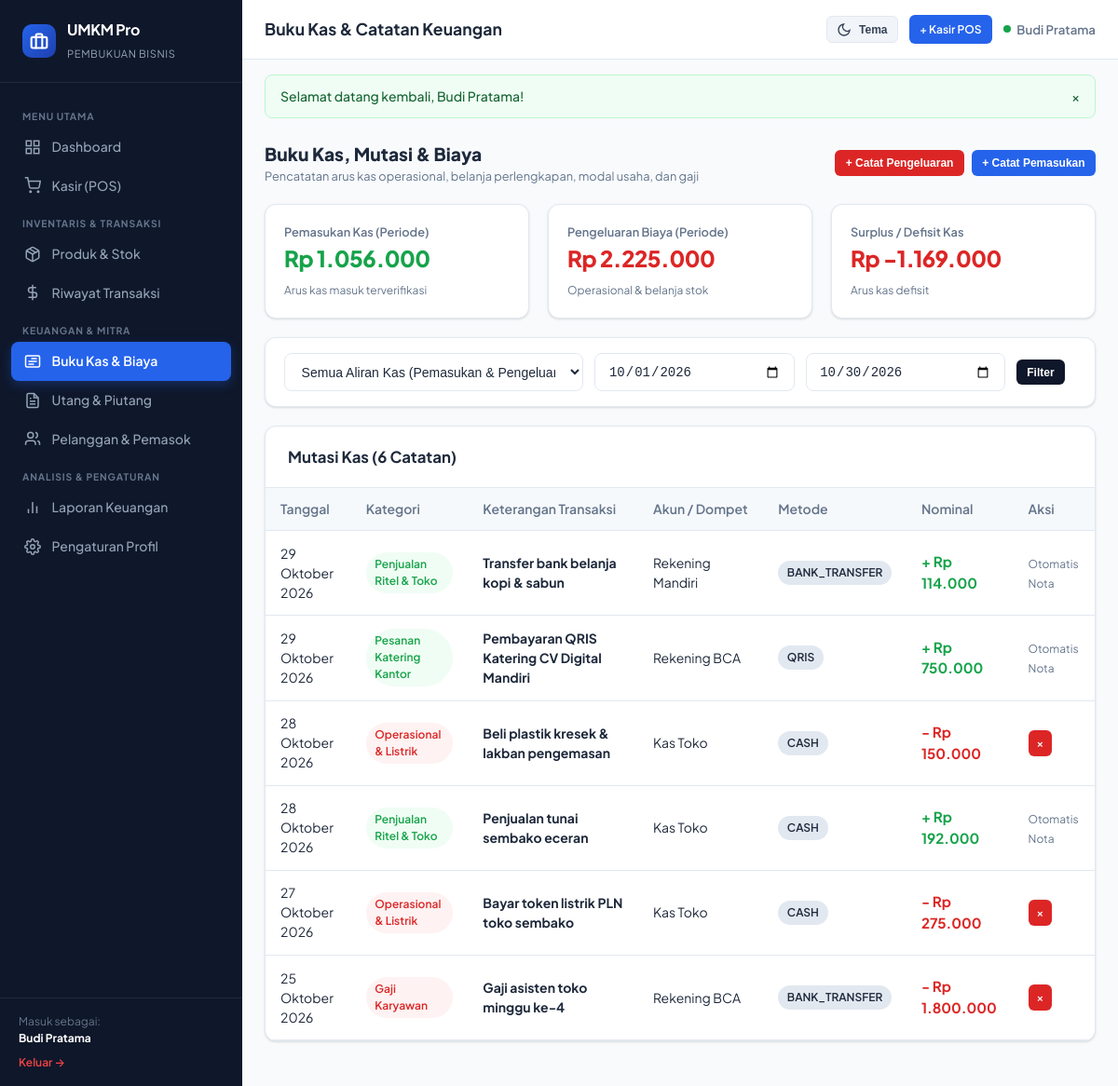
The app's page /pages/finances.php (signed in) with its own data.
### tables this page shows
CREATE TABLE financial_records (
    id INT AUTO_INCREMENT PRIMARY KEY,
    user_id INT NOT NULL,
    category_id INT NULL,
    transaction_id INT NULL,
    type ENUM('income', 'expense') NOT NULL,
    amount DECIMAL(15,2) NOT NULL,
    date DATE NOT NULL,
    payment_method ENUM('cash', 'bank_transfer', 'qris', 'tempo', 'other') DEFAULT 'cash',
    account_name VARCHAR(100) DEFAULT 'Kas Utama',
    description VARCHAR(255) NOT NULL,
    notes TEXT NULL,
    is_operational TINYINT(1) DEFAULT 1,
    created_at TIMESTAMP DEFAULT CURRENT_TIMESTAMP,
    updated_at TIMESTAMP DEFAULT CURRENT_TIMESTAMP ON UPDATE CURRENT_TIMESTAMP,
    FOREIGN KEY (user_id) REFERENCES users(id) ON DELETE CASCADE,
    FOREIGN KEY (category_id) REFERENCES categories(id) ON DELETE SET NULL,
    FOREIGN KEY (transaction_id) REFERENCES transactions(id) ON DELETE SET NULL,
    INDEX idx_fin_user_date (user_id, date),
    INDEX idx_fin_type (type)
);

CREATE TABLE categories (
    id INT AUTO_INCREMENT PRIMARY KEY,
    user_id INT NOT NULL,
    name VARCHAR(100) NOT NULL,
    type ENUM('product', 'income', 'expense') NOT NULL,
    color VARCHAR(20) DEFAULT '#2563eb',
    icon VARCHAR(50) DEFAULT 'tag',
    is_default TINYINT(1) DEFAULT 0,
    created_at TIMESTAMP DEFAULT CURRENT_TIMESTAMP,
    updated_at TIMESTAMP DEFAULT CURRENT_TIMESTAMP ON UPDATE CURRENT_TIMESTAMP,
    FOREIGN KEY (user_id) REFERENCES users(id) ON DELETE CASCADE,
    INDEX idx_cat_user_type (user_id, type)
);

### helpers/functions.php (called while the page is built, shortened)
<?php
function formatRupiah(float|int|string|null $amount, bool $withSymbol = true): string {
    $num = (float)($amount ?? 0);
    $formatted = number_format($num, 0, ',', '.');
    return $withSymbol ? 'Rp ' . $formatted : $formatted;
}
function formatDateIndo(string $date, bool $withDay = false): string {
    $timestamp = strtotime($date);
    $months = [
        1 => 'Januari', 'Februari', 'Maret', 'April', 'Mei', 'Juni',
        'Juli', 'Agustus', 'September', 'Oktober', 'November', 'Desember'
    ];
    $d = date('j', $timestamp);
    $m = $months[(int)date('n', $timestamp)];
    $y = date('Y', $timestamp);
    return "$d $m $y";
}

### pages/finances.php (the view, shortened to what this page needs)
<?php
require_once __DIR__ . '/../helpers/functions.php';
$pdo = Database::getConnection();
$user = currentUser();
$userId = $user['id'];
$startDate = $_GET['start_date'] ?? date('Y-m-01');
$endDate = $_GET['end_date'] ?? date('Y-m-d');
$query = "SELECT f.*, c.name as category_name FROM financial_records f LEFT JOIN categories c ON f.category_id = c.id WHERE f.user_id = ? AND f.date BETWEEN ? AND ?";
$params = [$userId, $startDate, $endDate];
$query .= " ORDER BY f.date DESC, f.id DESC";
$stmt = $pdo->prepare($query);
$stmt->execute($params);
$records = $stmt->fetchAll();
$totalInc = 0;
$totalExp = 0;
foreach ($records as $r) {
    if ($r['type'] === 'income') {
        $totalInc += (float)$r['amount'];
    } else {
        $totalExp += (float)$r['amount'];
    }
}
$diff = $totalInc - $totalExp;
require_once __DIR__ . '/../includes/header.php';
require_once __DIR__ . '/../includes/sidebar.php';
require_once __DIR__ . '/../includes/navbar.php';
?>
<div style="display: flex; justify-content: space-between; align-items: center; margin-bottom: 1.25rem; flex-wrap: wrap; gap: 0.75rem;">
    <div>
        <h2 style="font-size: 1.2rem; font-weight: 800; margin: 0;">Buku Kas, Mutasi & Biaya</h2>
        <p style="font-size: 0.8rem; color: var(--text-muted); margin: 0;">Pencatatan arus kas operasional, belanja perlengkapan, modal usaha, dan gaji</p>
    </div>
    <div style="display: flex; gap: 0.5rem;">
        <button onclick="openFinanceModal('expense')" class="btn btn-sm btn-danger">+ Catat Pengeluaran</button>
        <button onclick="openFinanceModal('income')" class="btn btn-sm btn-primary">+ Catat Pemasukan</button>
    </div>
</div>
<div class="stat-grid" style="margin-bottom: 1.25rem;">
    <div class="stat-card">
        <span class="stat-title">Pemasukan Kas (Periode)</span>
        <div class="stat-value" style="color: #16a34a;"><?= formatRupiah($totalInc) ?></div>
        <div class="stat-meta">Arus kas masuk terverifikasi</div>
    </div>
    <div class="stat-card">
        <span class="stat-title">Pengeluaran Biaya (Periode)</span>
        <div class="stat-value" style="color: #dc2626;"><?= formatRupiah($totalExp) ?></div>
        <div class="stat-meta">Operasional & belanja stok</div>
    </div>
    <div class="stat-card">
        <span class="stat-title">Surplus / Defisit Kas</span>
        <div class="stat-value" style="color: <?= $diff >= 0 ? '#1e3a8a' : '#dc2626' ?>;"><?= formatRupiah($diff) ?></div>
        <div class="stat-meta"><?= $diff >= 0 ? 'Arus kas surplus' : 'Arus kas defisit' ?></div>
    </div>
</div>
<div class="card" style="margin-bottom: 1.25rem;">
    <div class="card-body" style="padding: 1rem 1.25rem;">
        <form method="GET" action="finances.php" style="display: grid; grid-template-columns: 1.5fr 1fr 1fr auto auto; gap: 0.75rem; align-items: center;">
            <select name="type" class="form-select">
                <option value="">Semua Aliran Kas (Pemasukan & Pengeluaran)</option>
            </select>
            <input type="date" name="start_date" value="<?= htmlspecialchars($startDate) ?>" class="form-control" title="Dari Tanggal">
            <input type="date" name="end_date" value="<?= htmlspecialchars($endDate) ?>" class="form-control" title="Sampai Tanggal">
            <button type="submit" class="btn btn-navy btn-sm">Filter</button>
        </form>
    </div>
</div>
<div class="card">
    <div class="card-header">
        <h3 class="card-title">Mutasi Kas (<?= count($records) ?> Catatan)</h3>
    </div>
    <div class="card-body" style="padding: 0;">
        <div class="table-responsive">
            <table class="table">
                <thead>
                    <tr>
                        <th>Tanggal</th>
                        <th>Kategori</th>
                        <th>Keterangan Transaksi</th>
                        <th>Akun / Dompet</th>
                        <th>Metode</th>
                        <th>Nominal</th>
                        <th>Aksi</th>
                    </tr>
                </thead>
                <tbody>
                    <?php if (empty($records)): ?>
                        <tr><td colspan="7" style="text-align: center; padding: 2rem; color: var(--text-muted);">Belum ada catatan keuangan untuk filter ini.</td></tr>
                    <?php else: ?>
                        <?php foreach ($records as $r):
                            $isInc = $r['type'] === 'income';
                        ?>
                        <tr>
                            <td><?= formatDateIndo($r['date']) ?></td>
                            <td><span class="badge <?= $isInc ? 'badge-success' : 'badge-danger' ?>"><?= htmlspecialchars($r['category_name'] ?? ($isInc ? 'Pemasukan' : 'Pengeluaran')) ?></span></td>
                            <td>
                                <strong><?= htmlspecialchars($r['description']) ?></strong>
                            </td>
                            <td><?= htmlspecialchars($r['account_name'] ?? 'Kas Toko') ?></td>
                            <td><span class="badge badge-navy"><?= strtoupper($r['payment_method']) ?></span></td>
                            <td>
                                <strong style="color: <?= $isInc ? '#16a34a' : '#dc2626' ?>; font-size: 0.95rem;">
                                    <?= $isInc ? '+' : '-' ?> <?= formatRupiah($r['amount']) ?>
                                </strong>
                            </td>
                            <td>
                                <?php if (empty($r['transaction_id'])): ?>
                                    <a href="../actions/finance_action.php?action=delete&id=<?= $r['id'] ?>" onclick="return confirmDelete('Hapus catatan <?= htmlspecialchars(addslashes($r['description'])) ?>?')" class="btn btn-sm btn-danger" style="padding: 0.25rem 0.5rem;" title="Hapus">
                                        &times;
                                    </a>
                                <?php else: ?>
                                    <span style="font-size: 0.75rem; color: var(--text-muted);">Otomatis Nota</span>
                                <?php endif; ?>
                            </td>
                        </tr>
                        <?php endforeach; ?>
                    <?php endif; ?>
                </tbody>
            </table>
        </div>
    </div>
</div>
<?php require_once __DIR__ . '/../includes/footer.php'; ?>

### assets/css/style.css (style rules this page uses)
:root { --primary-navy: #0f172a; --secondary-navy: #1e293b; --accent-blue: #2563eb; --accent-hover: #1d4ed8; --accent-light: #eff6ff; --success: #16a34a; --success-light: #f0fdf4; --danger: #dc2626; --danger-light: #fef2f2; --warning: #f59e0b; --warning-light: #fffbeb; --info: #0284c7; --info-light: #f0f9ff; --bg-body: #f8fafc; --bg-card: #ffffff; --bg-sidebar: #0f172a; --text-main: #1e293b; --text-muted: #64748b; --text-light: #94a3b8; --border: #e2e8f0; --shadow: 0 1px 3px 0 rgb(0 0 0 / 0.1), 0 1px 2px -1px rgb(0 0 0 / 0.1); --shadow-md: 0 4px 6px -1px rgb(0 0 0 / 0.1), 0 2px 4px -2px rgb(0 0 0 / 0.1); --radius: 12px; }
* { margin: 0; padding: 0; box-sizing: border-box; }
body { font-family: 'Plus Jakarta Sans', system-ui, -apple-system, sans-serif; background-color: var(--bg-body); color: var(--text-main); line-height: 1.5; -webkit-font-smoothing: antialiased; }
.stat-grid { display: grid; grid-template-columns: repeat(auto-fit, minmax(220px, 1fr)); gap: 1.25rem; margin-bottom: 1.5rem; }
.stat-card { background-color: var(--bg-card); border: 1px solid var(--border); border-radius: var(--radius); padding: 1.25rem; box-shadow: var(--shadow); display: flex; flex-direction: column; justify-content: space-between; }
.stat-title { font-size: 0.8rem; font-weight: 600; color: var(--text-muted); }
.stat-value { font-size: 1.5rem; font-weight: 800; letter-spacing: -0.02em; color: var(--text-main); }
.stat-meta { font-size: 0.75rem; color: var(--text-muted); margin-top: 0.5rem; display: flex; align-items: center; gap: 0.35rem; }
.card { background-color: var(--bg-card); border: 1px solid var(--border); border-radius: var(--radius); box-shadow: var(--shadow); margin-bottom: 1.5rem; overflow: hidden; }
.card-header { padding: 1.25rem 1.5rem; border-bottom: 1px solid var(--border); display: flex; align-items: center; justify-content: space-between; flex-wrap: wrap; gap: 0.75rem; }
.card-title { font-size: 1.05rem; font-weight: 700; color: var(--text-main); }
.card-body { padding: 1.5rem; }
.table-responsive { width: 100%; overflow-x: auto; }
.table { width: 100%; border-collapse: collapse; text-align: left; font-size: 0.875rem; }
.table th { background-color: rgba(241, 245, 249, 0.6); padding: 0.75rem 1rem; font-weight: 600; color: var(--text-muted); border-bottom: 1px solid var(--border); white-space: nowrap; }
.table td { padding: 0.85rem 1rem; border-bottom: 1px solid var(--border); vertical-align: middle; }
.badge { display: inline-flex; align-items: center; gap: 0.25rem; padding: 0.25rem 0.6rem; border-radius: 9999px; font-size: 0.75rem; font-weight: 600; }
.badge-success { background-color: var(--success-light); color: var(--success); }
.badge-danger { background-color: var(--danger-light); color: var(--danger); }
.badge-navy { background-color: #e2e8f0; color: #1e293b; }
.btn { display: inline-flex; align-items: center; justify-content: center; gap: 0.5rem; padding: 0.55rem 1.1rem; border-radius: 8px; font-size: 0.875rem; font-weight: 600; text-decoration: none; border: 1px solid transparent; cursor: pointer; transition: all 0.2s ease; }
.btn-primary { background-color: var(--accent-blue); color: #fff; }
.btn-navy { background-color: var(--primary-navy); color: #fff; }
.btn-danger { background-color: var(--danger); color: #fff; }
.btn-sm { padding: 0.35rem 0.65rem; font-size: 0.75rem; border-radius: 6px; }
.form-control, .form-select { width: 100%; padding: 0.65rem 0.85rem; border: 1px solid var(--border); border-radius: 8px; background-color: var(--bg-card); color: var(--text-main); font-size: 0.875rem; outline: none; transition: border-color 0.2s; }

### records on screen
financial_records: date "29 Oktober 2026", category.name "Penjualan Ritel & Toko", description "Transfer bank belanja kopi & sabun", account_name "Rekening Mandiri", payment_method "BANK_TRANSFER", amount "Rp 114.000", shows "Otomatis Nota"
financial_records: date "29 Oktober 2026", category.name "Pesanan Katering Kantor", description "Pembayaran QRIS Katering CV Digital Mandiri", account_name "Rekening BCA", payment_method "QRIS", amount "Rp 750.000", shows "Otomatis Nota"
financial_records: date "28 Oktober 2026", category.name "Operasional & Listrik", description "Beli plastik kresek & lakban pengemasan", account_name "Kas Toko", payment_method "CASH", amount "Rp 150.000"
financial_records: date "28 Oktober 2026", category.name "Penjualan Ritel & Toko", description "Penjualan tunai sembako eceran", account_name "Kas Toko", payment_method "CASH", amount "Rp 192.000", shows "Otomatis Nota"
financial_records: date "27 Oktober 2026", category.name "Operasional & Listrik", description "Bayar token listrik PLN toko sembako", account_name "Kas Toko", payment_method "CASH", amount "Rp 275.000"
financial_records: date "25 Oktober 2026", category.name "Gaji Karyawan", description "Gaji asisten toko minggu ke-4", account_name "Rekening BCA", payment_method "BANK_TRANSFER", amount "Rp 1.800.000"

### other values on screen
$user['name'] "Budi Pratama"
$pageTitle "Buku Kas & Catatan Keuangan"
$flash['message'] "Selamat datang kembali, Budi Pratama!"
formatRupiah($totalInc) "Rp 1.056.000"
formatRupiah($totalExp) "Rp 2.225.000"
formatRupiah($diff) "Rp -1.169.000"
count($records) "6"
